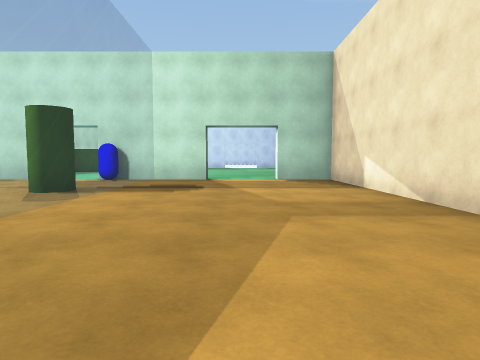
[1] (above)

16 first-person views from a walk through a scene from a Unity 3-D project. The camera is 1.2 m above the floor, tilts 4° down and sees 75° across. The floor is counted in squares, 2 m on a side. Each view is taken from the middle of a square. On the plan, view 1 faces up. The plan holds only what a view shows up to about 9 squares ahead; the rest is blank. The place goes on beyond the plan. The player is left out. Some animated figures are not drawn. Door leaves are left out, so doorways stand open. Surface patterns are stand-ins for the level's own textures.

[2]
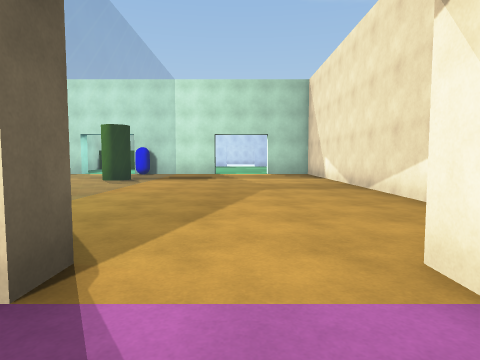

[3]
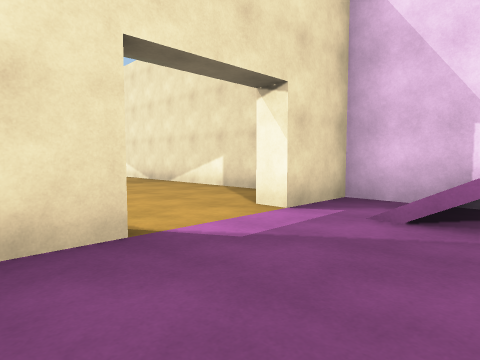

[4]
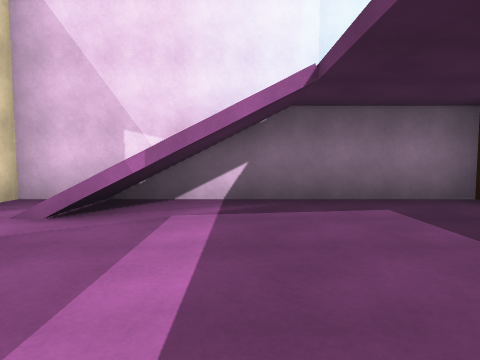

[5]
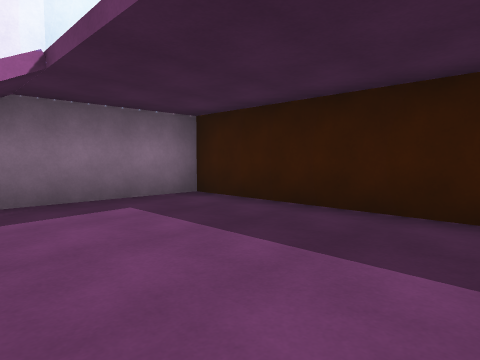

[6]
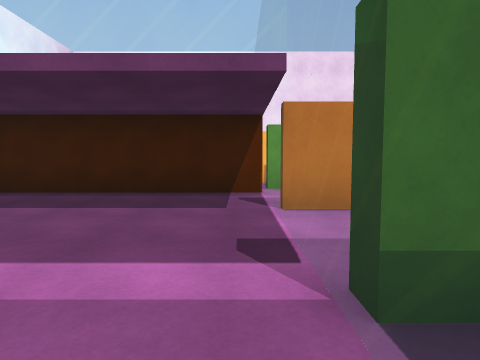

[7]
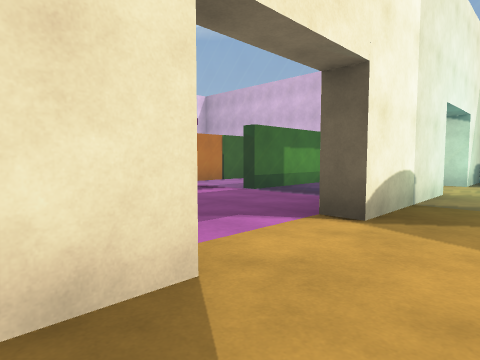

[8]
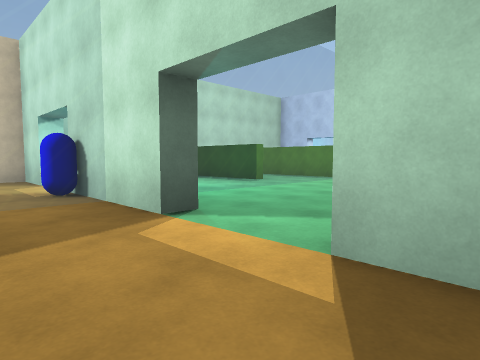

[9]
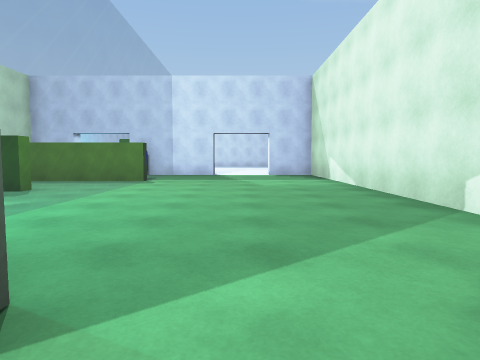

[10]
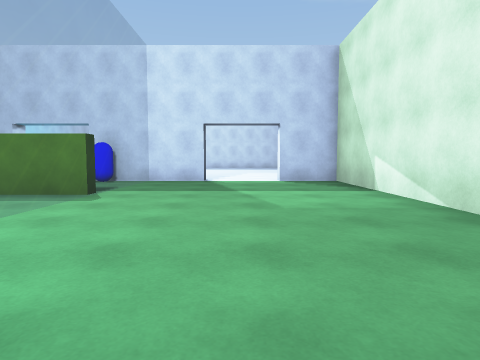

[11]
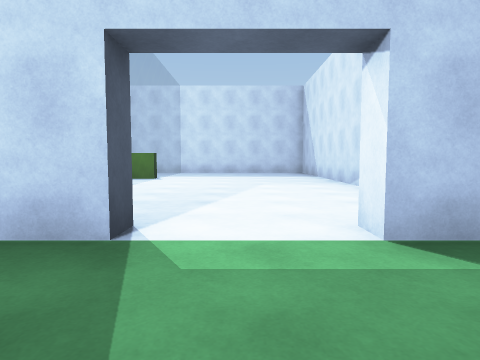

[12]
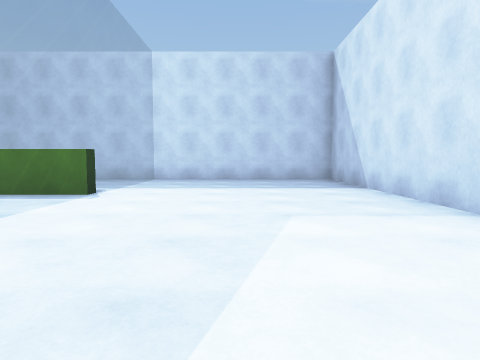

[13]
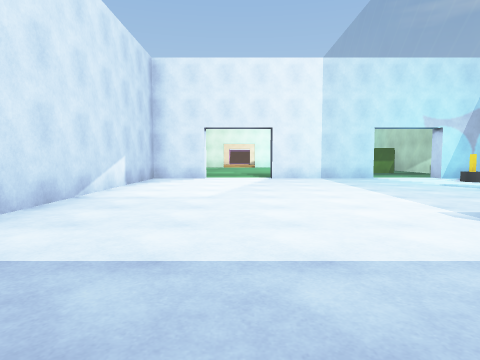

[14]
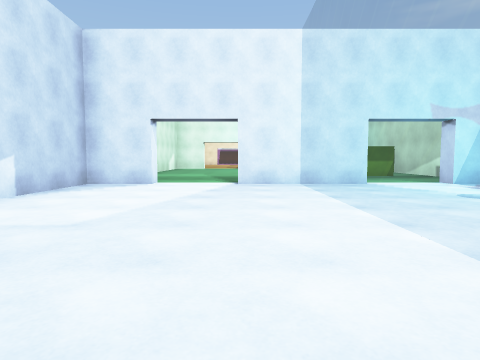

[15]
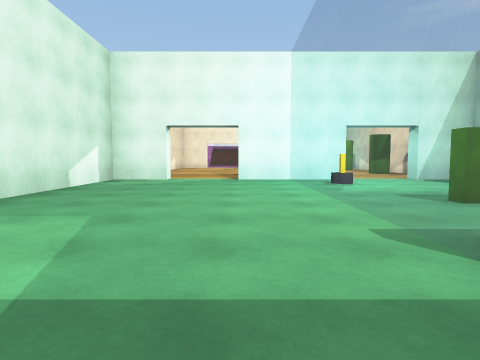

[16]
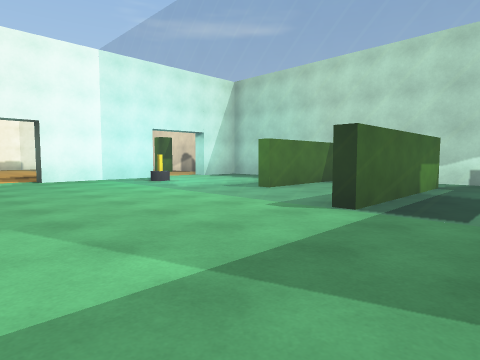

### Floor plan
Key: @ floor where view 1 was taken; # wall or solid block; . floor; / step, stairs or slope; D open door; = window, fence, low wall or low ledge; ^ raised ledge; O other object.
Columns run from 5 left of view 1 to 3 right of it. Each row starts with its distance up from view 1.
 30  ########
 29  .=.....#
 28   =.....#
 27    .....#
 26  ^=.....#
 25   =.....#
 24  .=.....#
 23  .=.....#
 22  .=.....#
 21  .=.....#
 20 DD=.DDD.#
 19 DOO#DDD##
 18   =.....#
 17  .=.....#
 16 ##=.....#
 15  .=.....#
 14 ##=.....#
 13  .=.....#
 12  .=.....#
 11  .O.....#
 10  .O.....#
  9 DD##DDD##
  8  OO.....#
  7  .=.....#
  6  OO.....#
  5  .O.....#
  4  .=.....#
  3   =.....#
  2    .....#
  1    .....#
  0    ..@..#
 -1 DD=.DDD.#
 -2   ##DDD##
 -3   =...//#
 -4 ##=...# #
 -5   =.../.#
 -6  .=.....#
 -7  #=.....#
 -8    .....#
 -9   #######

Positions as (right, up) in squares from view 1, and headings:
1: (0, 0), facing up
2: (0, -3), facing up
3: (-2, -4), facing up-right
4: (-2, -5), facing right
5: (-2, -5), facing down-right
6: (-2, -3), facing down
7: (2, 0), facing down-left
8: (2, 7), facing up-left
9: (0, 8), facing up
10: (0, 11), facing up
11: (0, 17), facing up
12: (0, 21), facing up
13: (0, 29), facing down
14: (-1, 27), facing down
15: (-1, 18), facing down
16: (1, 18), facing down-left
